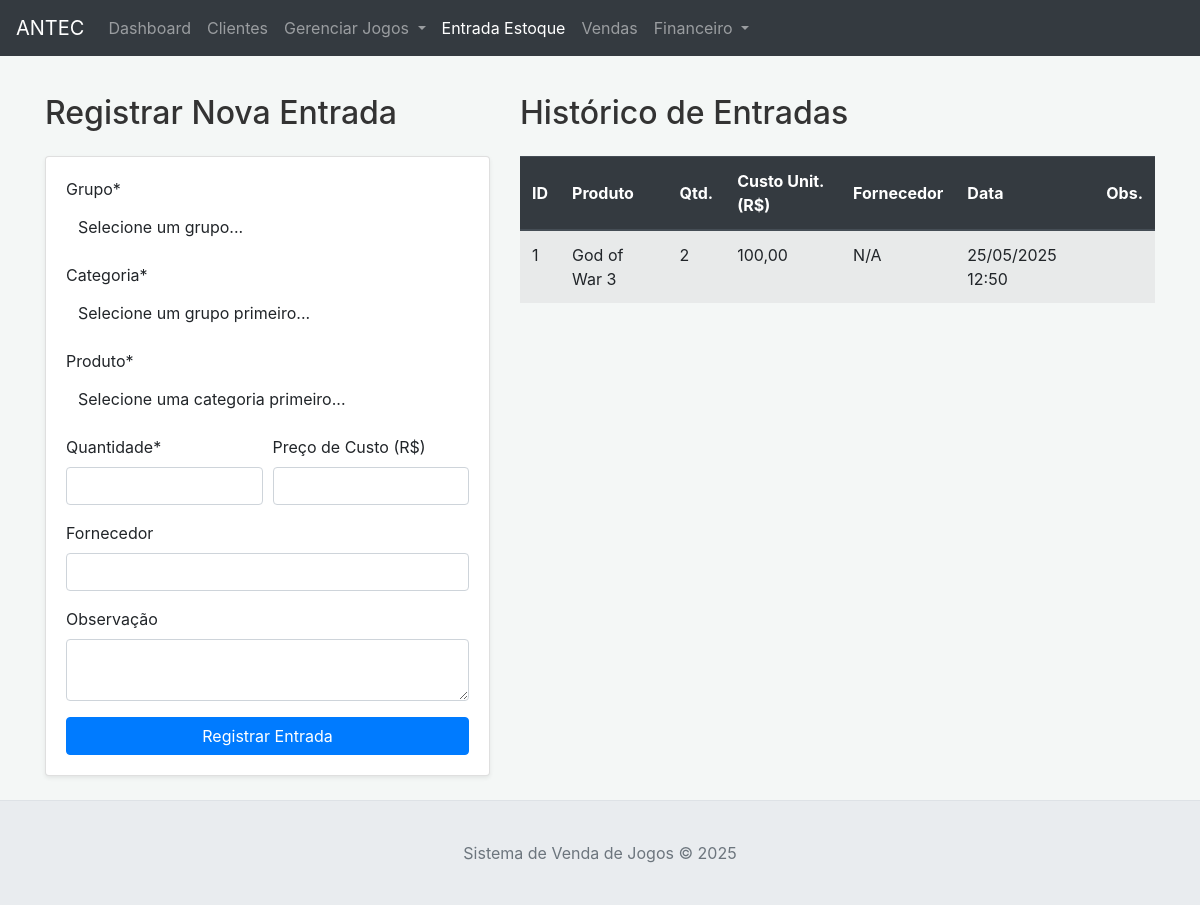
/estoque/entradas, run on an earlier commit of the app's database.
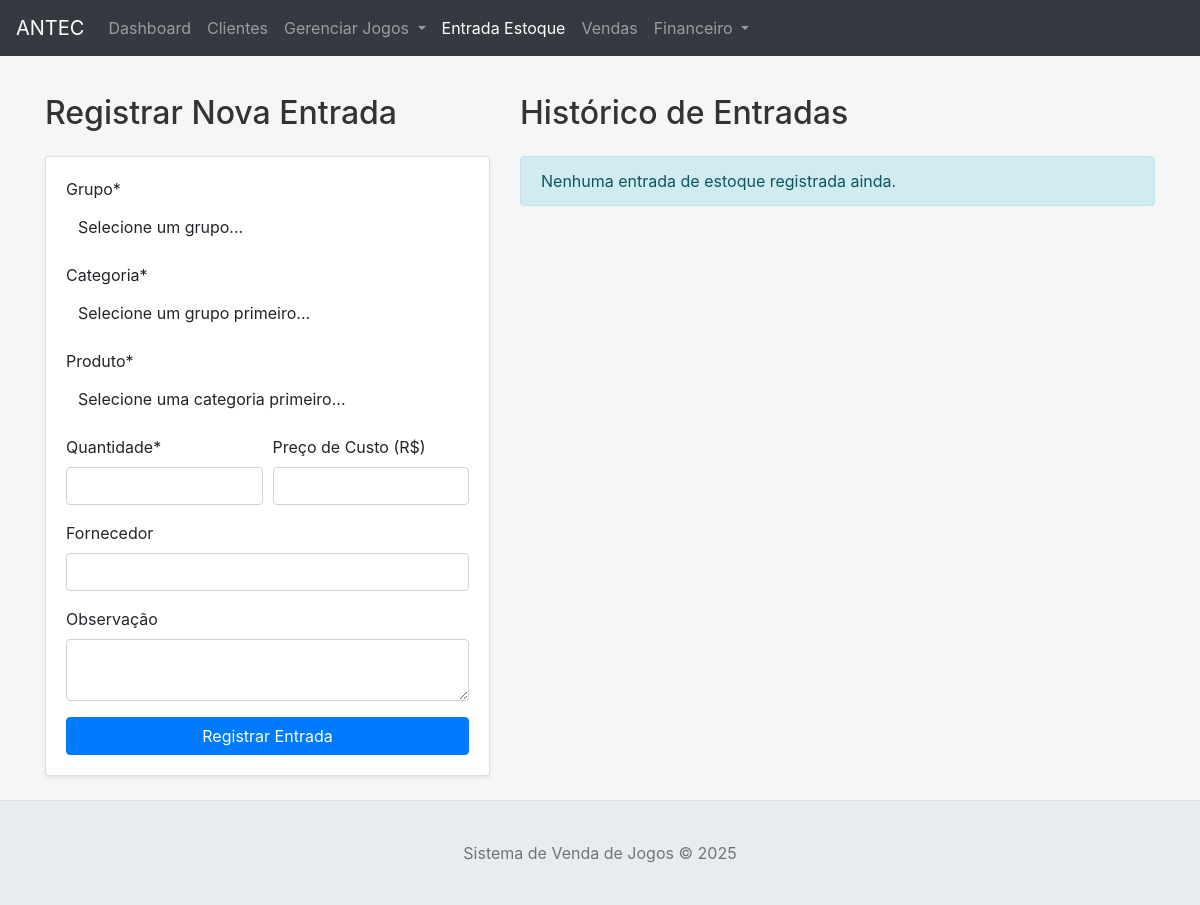
And on a later commit of the database.
### tables this page shows
CREATE TABLE estoque_entradas (
                id INTEGER PRIMARY KEY AUTOINCREMENT,
                produto_id INTEGER NOT NULL,
                quantidade INTEGER NOT NULL,
                preco_custo REAL,
                fornecedor TEXT,
                data_entrada DATETIME DEFAULT CURRENT_TIMESTAMP,
                observacao TEXT,
                FOREIGN KEY (produto_id) REFERENCES produtos (id) ON DELETE CASCADE
            );

CREATE TABLE produtos (
                id INTEGER PRIMARY KEY AUTOINCREMENT,
                nome TEXT NOT NULL UNIQUE,
                descricao TEXT,
                preco_venda REAL NOT NULL,
                quantidade_estoque INTEGER DEFAULT 0,
                unidade_medida TEXT,
                categoria_id INTEGER,
                data_cadastro DATETIME DEFAULT CURRENT_TIMESTAMP,
                FOREIGN KEY (categoria_id) REFERENCES categorias (id) ON DELETE SET NULL
            );

### app.py (the view, shortened to what this page needs)
@app.route('/estoque/entradas', methods=['GET', 'POST'])
def estoque_entradas():
    try:
        grupos_all = db_manager.get_all_grupos()
        entradas_all = db_manager.get_all_estoque_entradas()
    except Exception as e:
        flash(f"Erro ao carregar dados para entrada de estoque: {e}", "danger")
        grupos_all = []
        entradas_all = []
    return render_template('estoque_entradas.html', grupos=grupos_all, entradas=entradas_all)

### app.py (called while the page is built)
def format_datetime_for_display(dt_str):
    if not dt_str: return "N/A"
    try:
        if isinstance(dt_str, (datetime.datetime, datetime.date)):
            return dt_str.strftime('%d/%m/%Y %H:%M') if isinstance(dt_str, datetime.datetime) else dt_str.strftime('%d/%m/%Y')
        dt_str_cleaned = str(dt_str).replace('Z', '')
        if 'T' in dt_str_cleaned: dt_obj = datetime.datetime.fromisoformat(dt_str_cleaned); return dt_obj.strftime('%d/%m/%Y %H:%M')
        elif ' ' in dt_str_cleaned: dt_obj = datetime.datetime.strptime(dt_str_cleaned, '%Y-%m-%d %H:%M:%S'); return dt_obj.strftime('%d/%m/%Y %H:%M')
        else: dt_obj = datetime.datetime.strptime(dt_str_cleaned, '%Y-%m-%d'); return dt_obj.strftime('%d/%m/%Y')
    except (ValueError, TypeError): return str(dt_str)

@app.context_processor
def inject_now(): return {'now': datetime.datetime.now()}

### database.py (called while the page is built)
    def _get_connection(self):
        conn = sqlite3.connect(self.db_name)
        conn.row_factory = sqlite3.Row # Permite acessar colunas por nome
        return conn

### templates/estoque_entradas.html (shortened to what this page needs)
{% extends "base.html" %}
{% block content %}
<div class="row">
    <div class="col-md-5">
        <h2>Registrar Nova Entrada</h2>
        <div class="card shadow-sm">
            <div class="card-body">
                <form method="POST" action="{{ url_for('estoque_entradas') }}" id="formEntradaEstoque">
                    <div class="form-group">
                        <label for="grupo_id_entrada">Grupo*</label>
                    </div>
                    <div class="form-group">
                        <label for="categoria_id_entrada">Categoria*</label>
                    </div>
                    <div class="form-group">
                        <label for="produto_id_entrada">Produto*</label>
                    </div>
                    <div class="form-row">
                        <div class="form-group col-md-6">
                            <label for="quantidade_entrada">Quantidade*</label>
                            <input type="number" class="form-control" id="quantidade_entrada" name="quantidade_entrada" min="1" required>
                        </div>
                        <div class="form-group col-md-6">
                            <label for="preco_custo_entrada">Preço de Custo (R$)</label>
                            <input type="number" step="0.01" min="0" class="form-control" id="preco_custo_entrada" name="preco_custo_entrada">
                        </div>
                    </div>
                    <div class="form-group">
                        <label for="fornecedor_entrada">Fornecedor</label>
                        <input type="text" class="form-control" id="fornecedor_entrada" name="fornecedor_entrada">
                    </div>
                     <div class="form-group">
                        <label for="observacao_entrada">Observação</label>
                        <textarea class="form-control" id="observacao_entrada" name="observacao_entrada" rows="2"></textarea>
                    </div>
                    <button type="submit" class="btn btn-primary btn-block">Registrar Entrada</button>
                </form>
            </div>
        </div>
    </div>
    <div class="col-md-7">
        <h2>Histórico de Entradas</h2>
        {% if entradas %}
        <div class="table-responsive">
            <table class="table table-striped table-hover datatable" id="tabelaEntradas">
                <thead class="thead-dark">
                    <tr>
                        <th>ID</th>
                        <th>Produto</th>
                        <th>Qtd.</th>
                        <th>Custo Unit. (R$)</th>
                        <th>Fornecedor</th>
                        <th>Data</th>
                        <th>Obs.</th>
                    </tr>
                </thead>
                <tbody>
                    {% for entrada in entradas %}
                    <tr>
                        <td>{{ entrada.id }}</td>
                        <td>{{ entrada.produto_nome }}</td>
                        <td>{{ entrada.quantidade }}</td>
                        <td>{{ "%.2f"|format(entrada.preco_custo)|replace('.', ',') if entrada.preco_custo is not none else 'N/A' }}</td>
                        <td>{{ entrada.fornecedor or 'N/A' }}</td>
                        <td>{{ entrada.data_entrada | datetime_display }}</td>
                        <td>{{ entrada.observacao or ''}}</td>
                    </tr>
                    {% endfor %}
                </tbody>
            </table>
        </div>
        {% else %}
        <div class="alert alert-info mt-3">Nenhuma entrada de estoque registrada ainda.</div>
        {% endif %}
    </div>
</div>
{% endblock %}

What changed in the data, as far as the page shows it:
removed estoque_entradas: id "1", produto_nome "God of War 3", quantidade "2", preco_custo "100,00", fornecedor "N/A", data_entrada "25/05/2025 12:50"
Also different on the page:
text no longer shown: "ID Produto Qtd. Custo Unit. (R$) Fornecedor Data Obs."
text now shown: "Nenhuma entrada de estoque registrada ainda."
